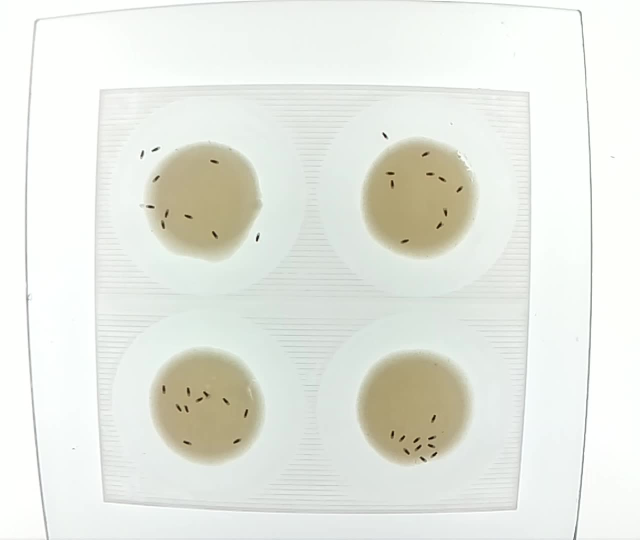
#> input picture test.jpeg, 1280 x 1080 px (shown at 1/2 size)
$ python CircleDetection.py test.jpeg
#> lines starting #> are read from the running program, lines starting #| are printed output that depends on the picture; after the words box and inside, x2 and y2 are one past the last pixel; in counts of white or black regions, pixels touching at a corner belong together
import sys
import cv2 as cv
import numpy as np
from filevideostream import FileVideoStream

def main(argv):

    default_file = 'thumb.jpg'
    filename = argv[0] if len(argv) > 0 else default_file
    # Loads an image
    src = cv.imread(filename, cv.IMREAD_COLOR)
#> src is the input picture: shape (1080, 1280, 3); mean B, G, R 225.6, 233.2, 230.4
    height,width,channel = src.shape
#> height = 1080; width = 1280; channel = 3
    scale = 2.5
    src = cv.resize(src,(int(width/scale), int(height/scale)), interpolation = cv.INTER_LINEAR)
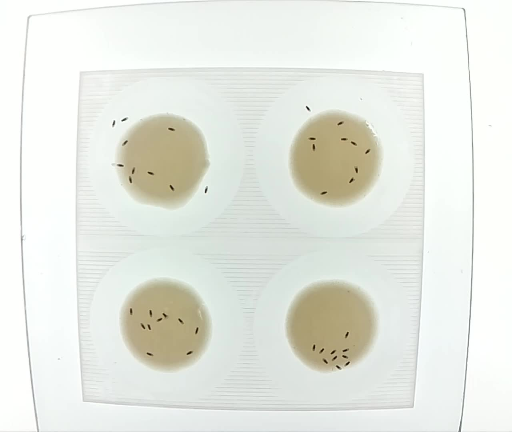
#> src: shape (432, 512, 3); mean B, G, R 225.6, 233.2, 230.4

    # Check if image is loaded fine
    if src is None:
        print ('Error opening image!')
        print ('Usage: hough_circle.py [image_name -- default ' + default_file + '] \n')
        return -1


    gray = cv.cvtColor(src, cv.COLOR_BGR2GRAY)
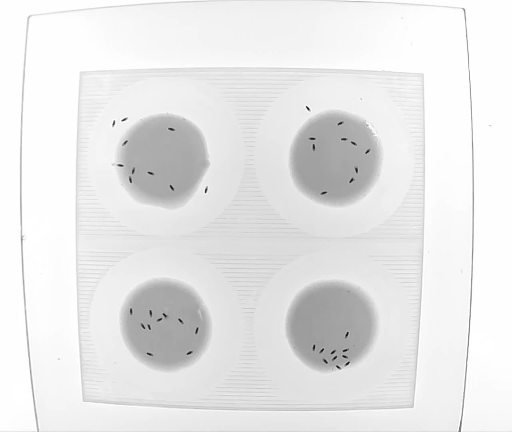
#> gray: shape (432, 512); min 7, max 255, mean 231.5
    rows = gray.shape[0]
#> rows = 432
    circles = cv.HoughCircles(gray, cv.HOUGH_GRADIENT, 1, rows / 8,
                               param1=20, param2=50,
                               minRadius=int(80/scale), maxRadius=int(140/scale))
#> circles = [[331.5, 325.5, 46.3], [334.5, 159.5, 46.8], [164.5, 161.5, 48.2], [166.5, 326.5, 44.6], [251.5, 142.5, 47.7]]
    if circles.shape[1] == 4:
        index_roi = 1
        for i in circles[0, :]:
            x1 = (int(i[0]-200/scale), int(i[1]-200/scale))
            x2 = (int(i[0]+200/scale), int(i[1]+200/scale))
            cv.rectangle(src,x1,x2,(0,255,0),2)
            str_roi = str(index_roi)
            index_roi = index_roi +1
            cv.imshow(str_roi, src[x1[1]:x2[1],x1[0]:x2[0]])

    if circles is not None:
        circles = np.uint16(np.around(circles))
#> circles = [[332, 326, 46], [334, 160, 47], [164, 162, 48], [166, 326, 45], [252, 142, 48]]
        for i in circles[0, :]:
            center = (i[0], i[1])
            print(center)
            # circle center
            cv.circle(src, center, 1, (0, 100, 100), 3)
            # circle outline
            radius = i[2]
            cv.circle(src, center, radius, (255, 0, 255), 3)
#> this loop made 5 passes
#| (332, 326)
#| (334, 160)
#| (164, 162)
#| (166, 326)
#| (252, 142)
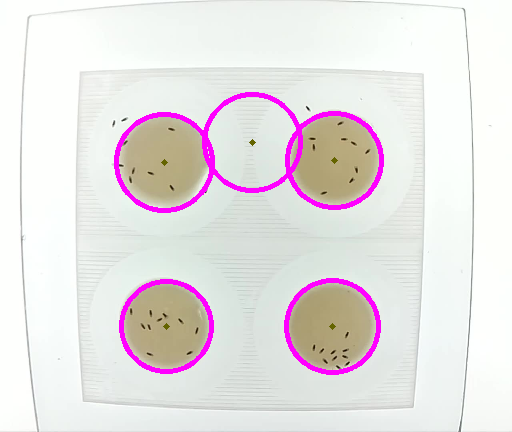
#> src: shape (432, 512, 3); 3.27% of pixels changed, all inside (x1, y1, x2, y2) = (114, 92, 384, 375)


    cv.imshow("detected circles", src)
    cv.waitKey(0)

if __name__ == "__main__":
    main(sys.argv[1:])
